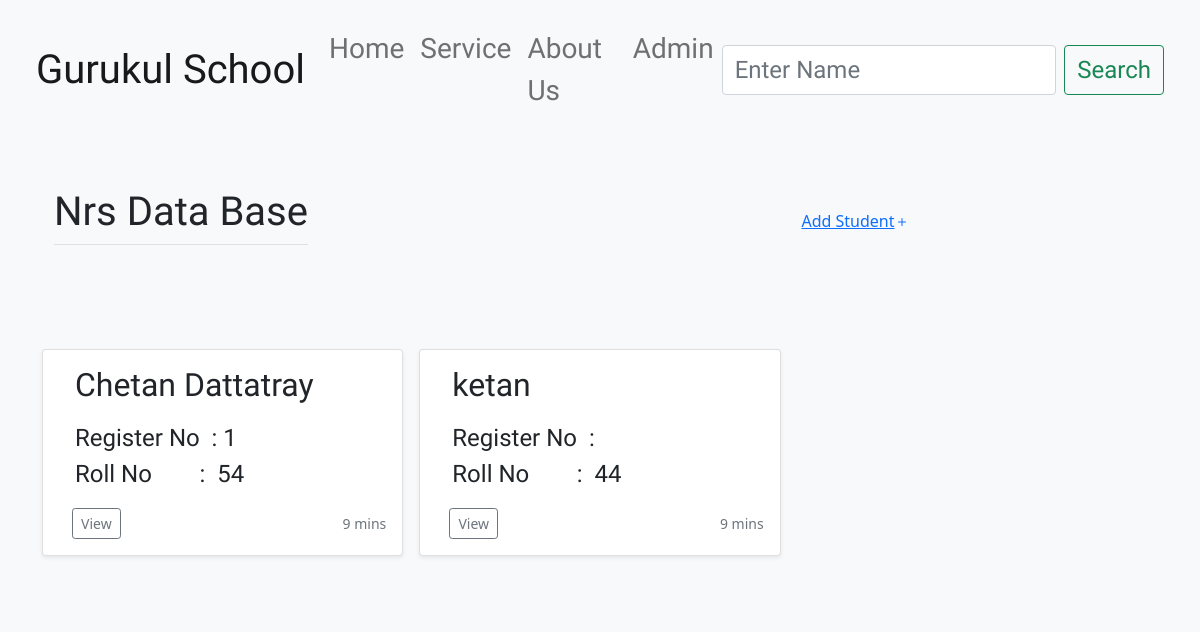
Screenshot of /class_view/Nrs with the database file from the repository.
### Student/models.py (models this page shows)
class Nrs(models.Model) :
    name = models.CharField(max_length=50)
    father_name = models.CharField(max_length=50)
    mother_name = models.CharField(max_length=50)
    birth_date = models.CharField(max_length=17)
    birth_place = models.CharField(max_length=50)
    std = models.CharField(max_length=17)
    register_no = models.CharField(max_length=27)
    master_no = models.CharField(max_length=27)
    rollno = models.CharField(max_length=17)
    udise_no = models.CharField(max_length=27)
    aadhar_no = models.CharField(max_length=27)
    mobile_no = models.CharField(max_length=17)
    admission_date = models.CharField(max_length=17)
    total_school_fees = models.CharField(max_length=17)
    total_school_fees_paid = models.CharField(max_length=17)
    total_school_fees_remain = models.CharField(max_length=17)
    date_of_school_fees_paid = models.CharField(max_length=17)
    total_bus_fees = models.CharField(max_length=17)
    total_bus_fees_paid = models.CharField(max_length=17)
    total_bus_fees_remain = models.CharField(max_length=17)
    date_of_bus_fees_paid = models.CharField(max_length=17)
    bonafide_taken = models.CharField(max_length=7)
    note = models.TextField()

### Student/views.py (the view)
# urls.py: path("class_view/<standard>" ,views.class_view ,name="class_view"),
def class_view(request,standard) :
    if standard == "Nrs" :
        class_data = Nrs.objects.all()
        if request.method == "POST" :
            st_name =  request.POST.get('stu_name')
            if st_name != None :
                class_data = Nrs.objects.filter(name__icontains=st_name)
    elif standard == "Ukg" :
        class_data = Ukg.objects.all()
        if request.method == "POST" :
            st_name =  request.POST.get('stu_name')
            if st_name != None :
                class_data = Ukg.objects.filter(name__icontains=st_name)
    elif standard == "Lkg" :
        class_data = Lkg.objects.all()
        if request.method == "POST" :
            st_name =  request.POST.get('stu_name')
            if st_name != None :
                class_data = Lkg.objects.filter(name__icontains=st_name)
    elif standard == "1" :
        class_data = First.objects.all()
        if request.method == "POST" :
            st_name =  request.POST.get('stu_name')
            if st_name != None :
                class_data = First.objects.filter(name__icontains=st_name)
    elif standard == "2" :
        class_data = Second.objects.all()
        if request.method == "POST" :
            st_name =  request.POST.get('stu_name')
            if st_name != None :
                class_data = Second.objects.filter(name__icontains=st_name)
    elif standard == "3" :
        class_data = Third.objects.all()
        if request.method == "POST" :
            st_name =  request.POST.get('stu_name')
            if st_name != None :
                class_data = Third.objects.filter(name__icontains=st_name)
    elif standard == "4" :
        class_data = Fourth.objects.all()
        if request.method == "POST" :
            st_name =  request.POST.get('stu_name')
            if st_name != None :
                class_data = Fourth.objects.filter(name__icontains=st_name)
    elif standard == "5" :
        class_data = Fifth.objects.all()
        if request.method == "POST" :
            st_name =  request.POST.get('stu_name')
            if st_name != None :
                class_data = Fifth.objects.filter(name__icontains=st_name)
    elif standard == "6" :
        class_data = Sixth.objects.all()
        if request.method == "POST" :
            st_name =  request.POST.get('stu_name')
            if st_name != None :
                class_data = Sixth.objects.filter(name__icontains=st_name)
    elif standard == "7" :
        class_data = Seventh.objects.all()
        if request.method == "POST" :
            st_name =  request.POST.get('stu_name')
            if st_name != None :
                class_data = Seventh.objects.filter(name__icontains=st_name)
    elif standard == "8" :
        class_data = Eight.objects.all()
        if request.method == "POST" :
            st_name =  request.POST.get('stu_name')
            if st_name != None :
                class_data = Eight.objects.filter(name__icontains=st_name)
    elif standard == "9" :
        class_data = Nineth.objects.all()
        if request.method == "POST" :
            st_name =  request.POST.get('stu_name')
            if st_name != None :
                class_data = Nineth.objects.filter(name__icontains=st_name)
    elif standard == "10" :
        class_data = Tenth.objects.all()
        if request.method == "POST" :
            st_name =  request.POST.get('stu_name')
            if st_name != None :
                class_data = Tenth.objects.filter(name__icontains=st_name)
    elif standard == "11" :
        class_data = Eleventh.objects.all()
        if request.method == "POST" :
            st_name =  request.POST.get('stu_name')
            if st_name != None :
                    class_data = Eleventh.objects.filter(name__icontains=st_name)
    else :
        class_data = Twelth.objects.all()
        if request.method == "POST" :
            st_name =  request.POST.get('stu_name')
            if st_name != None :
                class_data = Twelth.objects.filter(name__icontains=st_name)
    class_data = {
        'class_data' : class_data,
        'std' : standard
    }
    return render(request , "class_view.html",class_data)

### template/class_view.html (shortened to what this page needs)
{% extends 'base.html' %}
{% block div %}
<form class="d-flex" method="POST" action="/class_view/{{std}}">
  <input class="form-control me-2 fs-4" type="search" placeholder="Enter Name" aria-label="Search" name="stu_name">
  <button class="btn btn-outline-success fs-4" type="submit">Search</button>
</form>
{% endblock div %}
{% block body %}
<div class="container px-4 py-5 title-centre" id="hanging-icons">
  <h2 class="pb-2 border-bottom fs-1 index-font">{{std}} Data Base</h2>
  <button type="button" class="btn btn-light title-centre-button"><a href="/admi_form/{{std}}">Add Student<svg
        xmlns="http://www.w3.org/2000/svg" width="16" height="16" fill="currentColor" class="bi bi-plus"
        viewBox="0 0 16 16">
        <path
          d="M8 4a.5.5 0 0 1 .5.5v3h3a.5.5 0 0 1 0 1h-3v3a.5.5 0 0 1-1 0v-3h-3a.5.5 0 0 1 0-1h3v-3A.5.5 0 0 1 8 4z" />
      </svg></a></button>
</div>
<div class="album py-5 bg-light">
  <div class="container">
    <div class="row row-cols-1 row-cols-sm-2 row-cols-md-3 g-3">
      {% for i in class_data %}
      <div class="col">
        <div class="card shadow-sm">
          <div class="card-body">
            <div class="col d-flex align-items-start">
              <div>
                <h2 class="fs-2 index-font">{{i.name}}</h2>
                <p>
                <pre class="index-font fs-4">Register No  : {{i.register_no}}
Roll No        :  {{i.rollno}}</pre>
                </p>
              </div>
            </div>
            <div class="d-flex justify-content-between align-items-center">
              <div class="btn-group view">
                <a href="/student_profile/{{i.std}}/{{i.rollno}}"><button type="button"
                    class="btn btn-sm btn-outline-secondary">View</button></a>
              </div>
              <small class="text-muted">9 mins</small>
            </div>
          </div>
        </div>
      </div>
      {% endfor %}
    </div>
  </div>
</div>
{% endblock body %}

### static/base.css (style rules this page uses)
body { background-color: #f8f9fa; }

### template/class_view.html (style rules this page uses)
.view { padding-left: 4%; }
.index-font { font-family: 'Dongle', sans-serif; }
.title-centre { display: flex; }
.title-centre-button { position: relative; left: 44% }

### rows the page displays
Nrs: name "Chetan Dattatray", register_no "1", rollno "54"
Nrs: name "ketan", rollno "44"

### other values shown
{{ std }} "Nrs"
